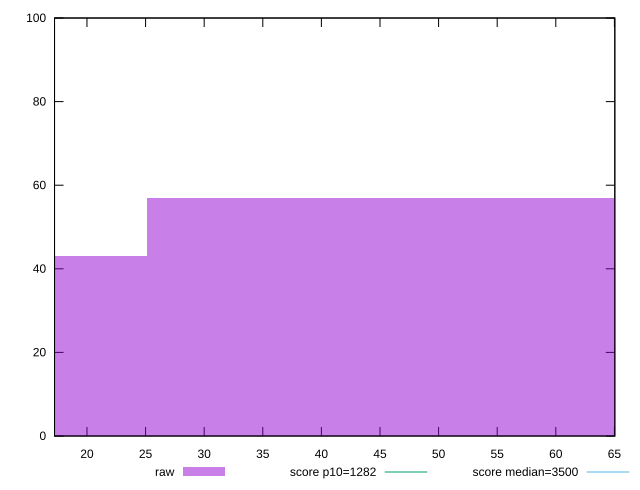

The gnuplot source for this figure:
reset

$raw <<EOF
50.30282989455623 57
0 43
EOF

set key outside below
set boxwidth 50.30282989455623
set xrange [17.231999999999992:65.03599999999997]
set yrange [0:100]
set trange [0:100]
set style fill transparent solid 0.5 noborder

set parametric
set terminal svg size 640, 490 enhanced background rgb 'white'
set output "reports/report_00032_2021-02-25T10-28-15.087Z/bootup-time/samples/agenda/raw/histogram.svg"

plot $raw title "raw" with boxes, \
     1282,t title "score p10=1282", \
     3500,t title "score median=3500"

reset
